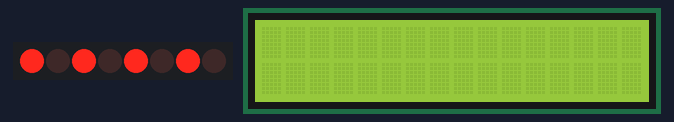
Bench run of a sketch on a simulated Arduino Uno, built with avr-gcc and run on an emulated ATmega328P. Shown: 8 port-expander outputs drawn as a row of LEDs (first output left, lit = HIGH), 16×2 character LCD. Wiring (inferred from the names in the program): PCF8574 port expander at I2C address 0x3B. Wiring (inferred from the signals the program sends): row of LEDs: on Q0, Q1, Q2, Q3, Q4, Q5, Q6, Q7.

Above: at 0.2 s.
At 7.2 s:
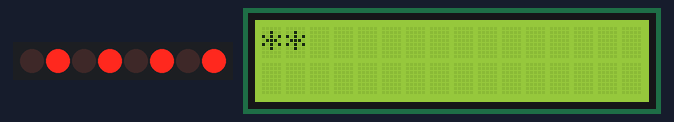
At 12.9 s:
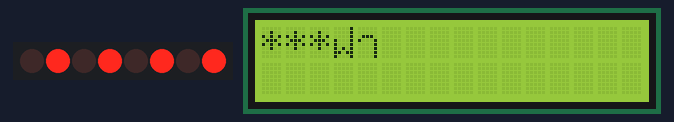
At 19.2 s:
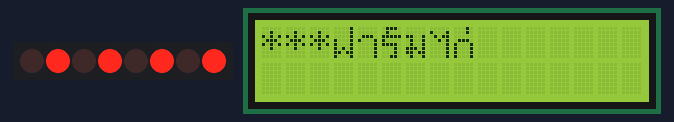
At 27.0 s:
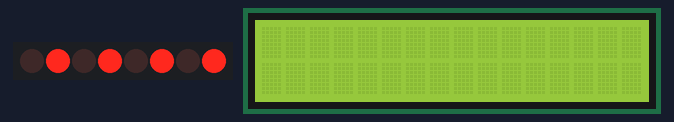
At 38.2 s:
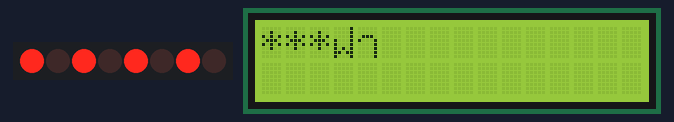
Timing chart, 0 to 40.0 s (numbered marks = the images above):
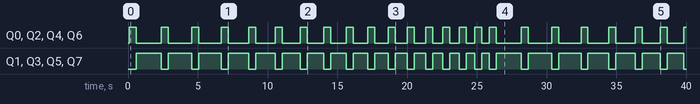

The sketch:

RToL16-2.ino
```cpp
#include <Wire.h>
#define LED_Add 0x3B
#include <LiquidCrystal_I2C.h>
LiquidCrystal_I2C lcd(0x27, 16, 2);

byte customChar1[] = { //ฟ
  0x01,
  0x01,
  0x01,
  0x11,
  0x11,
  0x15,
  0x1B,
  0x11
};

byte customChar2[] = { //า
  0x00,
  0x00,
  0x0E,
  0x11,
  0x01,
  0x01,
  0x01,
  0x01
};

byte customChar3[] = { //ร์
  0x0E,
  0x08,
  0x1F,
  0x10,
  0x1E,
  0x02,
  0x02,
  0x06
};

byte customChar4[] = { //ม
  0x00,
  0x00,
  0x19,
  0x09,
  0x09,
  0x1D,
  0x1B,
  0x09
};

byte customChar5[] = { //ไ
  0x00,
  0x11,
  0x0B,
  0x05,
  0x01,
  0x01,
  0x01,
  0x01
};

byte customChar6[] = { //ก่
  0x02,
  0x02,
  0x00,
  0x0E,
  0x11,
  0x11,
  0x11,
  0x11
};

// Set the LCD address to 0x27 for a 16 chars and 2 line display
int k = 0;
void setup()
{
   Wire.begin();
  lcd.begin();
  Serial.begin(9600);
  lcd.createChar(1, customChar1);
  lcd.createChar(2, customChar2);
  lcd.createChar(3, customChar3);
  lcd.createChar(4, customChar4);
  lcd.createChar(5, customChar5);
  lcd.createChar(6, customChar6);


}
void loop() {
   Wire.beginTransmission(LED_Add);
  Wire.write(0xAA);
  Wire.endTransmission();
  delay(500);
   Wire.beginTransmission(LED_Add);
  Wire.write(0x55);
  Wire.endTransmission();
  delay(500);
   for(int i=16;i>k;i--){

  for(int j=16;j>k;j--){
      lcd.setCursor(j-1,0);
      lcd.print(" ");
    }

      lcd.setCursor(i-2,0);
      //
      switch(k){
      case 1 : lcd.print("*"); break;
      case 2 : lcd.print("*"); break;
      case 3 : lcd.print("*") ; break;

      case 4 : lcd.print((char)1); break;
      case 5 : lcd.print((char)2); break;
      case 6 : lcd.print((char)3); break;
      case 7 : lcd.print((char)4); break;
      case 8 : lcd.print((char)5); break;
      case 9 : lcd.print((char)6); break;


      case 10 : lcd.print("*"); break;
      case 11 : lcd.print("*"); break;
      case 12 : lcd.print("*"); break;
      case 13 : lcd.print("*"); break;
      case 14 : lcd.print("*"); break;
      case 15 : lcd.print("*"); break;
      }
      //
      delay(50);

   }
    lcd.setCursor(k-1,0);
    //
     switch(k){
      case 1 : lcd.print("*"); break;
      case 2 : lcd.print("*"); break;
      case 3 : lcd.print("*"); break;

     case 4 : lcd.print((char)1); break;
      case 5 : lcd.print((char)2); break;
      case 6 : lcd.print((char)3); break;
      case 7 : lcd.print((char)4); break;
      case 8 : lcd.print((char)5); break;
      case 9 : lcd.print((char)6); break;
      case 10 : lcd.print("*"); break;
      case 11 : lcd.print("*"); break;
      case 12 : lcd.print("*"); break;
      case 13 : lcd.print("*"); break;
      case 14 : lcd.print("*"); break;
      case 15 : lcd.print("*"); break;
      }
    //
    k++;
    if(k==16){k=0;}


}
```

Measured:
- by itself, Q0, Q2, Q4, Q6: LOW → HIGH at 0.11 s, → LOW 0.50 s later, → HIGH 1.8 s later, → LOW 0.50 s later, … (47 changes in this stretch)
- by itself, Q1, Q3, Q5, Q7: LOW → HIGH at 0.61 s, → LOW 1.8 s later, → HIGH 0.50 s later, → LOW 1.7 s later, … (46 changes in this stretch)
- what the display in image 1 shows lasts 0.5 s, from 7.2 s to 7.7 s
- what the display in image 4 shows lasts 1.3 s, from 26.9 s to 28.2 s
